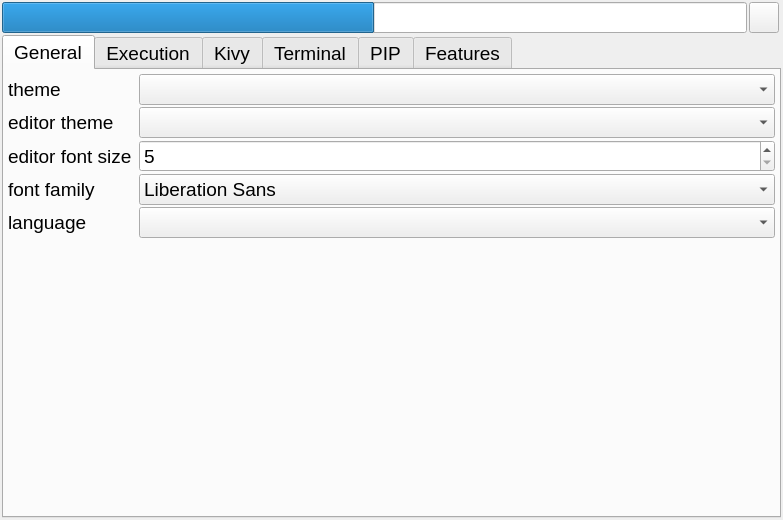
<?xml version="1.0" encoding="UTF-8"?>
<ui version="4.0">
 <class>Form</class>
 <widget class="QWidget" name="Form">
  <property name="geometry">
   <rect>
    <x>0</x>
    <y>0</y>
    <width>783</width>
    <height>520</height>
   </rect>
  </property>
  <property name="font">
   <font>
    <pointsize>14</pointsize>
   </font>
  </property>
  <property name="windowTitle">
   <string>Form</string>
  </property>
  <layout class="QGridLayout" name="gridLayout">
   <property name="leftMargin">
    <number>2</number>
   </property>
   <property name="topMargin">
    <number>2</number>
   </property>
   <property name="rightMargin">
    <number>2</number>
   </property>
   <property name="bottomMargin">
    <number>2</number>
   </property>
   <property name="spacing">
    <number>2</number>
   </property>
   <item row="2" column="0" colspan="3">
    <widget class="QTabWidget" name="tabs">
     <property name="currentIndex">
      <number>0</number>
     </property>
     <widget class="QWidget" name="tab_9">
      <attribute name="title">
       <string>General</string>
      </attribute>
      <layout class="QGridLayout" name="gridLayout_10">
       <property name="leftMargin">
        <number>4</number>
       </property>
       <property name="topMargin">
        <number>4</number>
       </property>
       <property name="rightMargin">
        <number>4</number>
       </property>
       <property name="bottomMargin">
        <number>4</number>
       </property>
       <property name="spacing">
        <number>2</number>
       </property>
       <item row="3" column="1">
        <widget class="QSpinBox" name="edf_size">
         <property name="minimumSize">
          <size>
           <width>110</width>
           <height>25</height>
          </size>
         </property>
         <property name="minimum">
          <number>5</number>
         </property>
         <property name="maximum">
          <number>100</number>
         </property>
        </widget>
       </item>
       <item row="6" column="0" colspan="2">
        <spacer name="verticalSpacer_4">
         <property name="orientation">
          <enum>Qt::Vertical</enum>
         </property>
         <property name="sizeHint" stdset="0">
          <size>
           <width>20</width>
           <height>40</height>
          </size>
         </property>
        </spacer>
       </item>
       <item row="0" column="0">
        <widget class="QLabel" name="label_8">
         <property name="sizePolicy">
          <sizepolicy hsizetype="Fixed" vsizetype="Preferred">
           <horstretch>0</horstretch>
           <verstretch>0</verstretch>
          </sizepolicy>
         </property>
         <property name="minimumSize">
          <size>
           <width>100</width>
           <height>0</height>
          </size>
         </property>
         <property name="text">
          <string>theme</string>
         </property>
        </widget>
       </item>
       <item row="4" column="0">
        <widget class="QLabel" name="label_10">
         <property name="text">
          <string>font family</string>
         </property>
        </widget>
       </item>
       <item row="4" column="1">
        <widget class="QFontComboBox" name="ed_font">
         <property name="minimumSize">
          <size>
           <width>0</width>
           <height>25</height>
          </size>
         </property>
         <property name="editable">
          <bool>false</bool>
         </property>
        </widget>
       </item>
       <item row="2" column="0">
        <widget class="QLabel" name="label_11">
         <property name="sizePolicy">
          <sizepolicy hsizetype="Fixed" vsizetype="Preferred">
           <horstretch>0</horstretch>
           <verstretch>0</verstretch>
          </sizepolicy>
         </property>
         <property name="minimumSize">
          <size>
           <width>100</width>
           <height>0</height>
          </size>
         </property>
         <property name="text">
          <string>editor theme</string>
         </property>
        </widget>
       </item>
       <item row="2" column="1">
        <widget class="QComboBox" name="editor_theme">
         <property name="minimumSize">
          <size>
           <width>0</width>
           <height>25</height>
          </size>
         </property>
        </widget>
       </item>
       <item row="0" column="1">
        <widget class="QComboBox" name="theme">
         <property name="minimumSize">
          <size>
           <width>0</width>
           <height>25</height>
          </size>
         </property>
        </widget>
       </item>
       <item row="3" column="0">
        <widget class="QLabel" name="label_9">
         <property name="text">
          <string>editor font size </string>
         </property>
        </widget>
       </item>
       <item row="5" column="0">
        <widget class="QLabel" name="label_12">
         <property name="text">
          <string>language</string>
         </property>
        </widget>
       </item>
       <item row="5" column="1">
        <widget class="QComboBox" name="language">
         <property name="minimumSize">
          <size>
           <width>0</width>
           <height>25</height>
          </size>
         </property>
        </widget>
       </item>
      </layout>
     </widget>
     <widget class="QWidget" name="tab">
      <attribute name="title">
       <string>Execution</string>
      </attribute>
      <layout class="QGridLayout" name="gridLayout_2">
       <property name="leftMargin">
        <number>4</number>
       </property>
       <property name="topMargin">
        <number>4</number>
       </property>
       <property name="rightMargin">
        <number>4</number>
       </property>
       <property name="bottomMargin">
        <number>4</number>
       </property>
       <property name="spacing">
        <number>2</number>
       </property>
       <item row="0" column="2">
        <widget class="QPushButton" name="browse_python">
         <property name="minimumSize">
          <size>
           <width>0</width>
           <height>25</height>
          </size>
         </property>
         <property name="maximumSize">
          <size>
           <width>30</width>
           <height>25</height>
          </size>
         </property>
         <property name="text">
          <string/>
         </property>
        </widget>
       </item>
       <item row="0" column="1">
        <widget class="QLineEdit" name="python_path">
         <property name="minimumSize">
          <size>
           <width>0</width>
           <height>25</height>
          </size>
         </property>
        </widget>
       </item>
       <item row="0" column="0">
        <widget class="QLabel" name="label">
         <property name="minimumSize">
          <size>
           <width>0</width>
           <height>25</height>
          </size>
         </property>
         <property name="text">
          <string>python interpreter</string>
         </property>
        </widget>
       </item>
       <item row="3" column="0" colspan="3">
        <spacer name="verticalSpacer">
         <property name="orientation">
          <enum>Qt::Vertical</enum>
         </property>
         <property name="sizeHint" stdset="0">
          <size>
           <width>20</width>
           <height>40</height>
          </size>
         </property>
        </spacer>
       </item>
      </layout>
     </widget>
     <widget class="QWidget" name="tab_2">
      <attribute name="title">
       <string>Kivy</string>
      </attribute>
      <layout class="QGridLayout" name="gridLayout_6">
       <property name="leftMargin">
        <number>4</number>
       </property>
       <property name="topMargin">
        <number>4</number>
       </property>
       <property name="rightMargin">
        <number>4</number>
       </property>
       <property name="bottomMargin">
        <number>4</number>
       </property>
       <property name="spacing">
        <number>2</number>
       </property>
       <item row="0" column="0">
        <widget class="QLabel" name="label_2">
         <property name="text">
          <string>window resolution</string>
         </property>
        </widget>
       </item>
       <item row="0" column="3">
        <widget class="QSpinBox" name="winy">
         <property name="minimumSize">
          <size>
           <width>119</width>
           <height>25</height>
          </size>
         </property>
         <property name="maximum">
          <number>1024</number>
         </property>
        </widget>
       </item>
       <item row="0" column="2">
        <widget class="QLabel" name="label_3">
         <property name="maximumSize">
          <size>
           <width>20</width>
           <height>16777215</height>
          </size>
         </property>
         <property name="text">
          <string>X</string>
         </property>
         <property name="alignment">
          <set>Qt::AlignCenter</set>
         </property>
        </widget>
       </item>
       <item row="0" column="1">
        <widget class="QSpinBox" name="winx">
         <property name="minimumSize">
          <size>
           <width>119</width>
           <height>25</height>
          </size>
         </property>
         <property name="maximum">
          <number>1024</number>
         </property>
        </widget>
       </item>
       <item row="1" column="0" colspan="4">
        <widget class="QTabWidget" name="kv_tabs">
         <property name="currentIndex">
          <number>0</number>
         </property>
         <widget class="QWidget" name="tab_4">
          <attribute name="title">
           <string>Properties</string>
          </attribute>
          <layout class="QGridLayout" name="gridLayout_3">
           <property name="leftMargin">
            <number>0</number>
           </property>
           <property name="topMargin">
            <number>0</number>
           </property>
           <property name="rightMargin">
            <number>0</number>
           </property>
           <property name="bottomMargin">
            <number>0</number>
           </property>
           <property name="spacing">
            <number>0</number>
           </property>
           <item row="0" column="0">
            <widget class="QFrame" name="gridFrame">
             <layout class="QGridLayout" name="container">
              <property name="leftMargin">
               <number>2</number>
              </property>
              <property name="topMargin">
               <number>2</number>
              </property>
              <property name="rightMargin">
               <number>2</number>
              </property>
              <property name="bottomMargin">
               <number>2</number>
              </property>
              <property name="spacing">
               <number>2</number>
              </property>
              <item row="1" column="0" colspan="4">
               <widget class="QTreeWidget" name="kv_props">
                <property name="focusPolicy">
                 <enum>Qt::NoFocus</enum>
                </property>
                <property name="frameShape">
                 <enum>QFrame::NoFrame</enum>
                </property>
                <property name="verticalScrollBarPolicy">
                 <enum>Qt::ScrollBarAlwaysOff</enum>
                </property>
                <property name="horizontalScrollBarPolicy">
                 <enum>Qt::ScrollBarAlwaysOff</enum>
                </property>
                <property name="selectionMode">
                 <enum>QAbstractItemView::ExtendedSelection</enum>
                </property>
                <property name="indentation">
                 <number>0</number>
                </property>
                <property name="headerHidden">
                 <bool>true</bool>
                </property>
                <property name="type" stdset="0">
                 <string>cont</string>
                </property>
                <attribute name="headerDefaultSectionSize">
                 <number>300</number>
                </attribute>
                <column>
                 <property name="text">
                  <string notr="true">property</string>
                 </property>
                </column>
                <column>
                 <property name="text">
                  <string>type</string>
                 </property>
                </column>
               </widget>
              </item>
              <item row="0" column="3">
               <widget class="QPushButton" name="add_prop">
                <property name="minimumSize">
                 <size>
                  <width>30</width>
                  <height>25</height>
                 </size>
                </property>
                <property name="maximumSize">
                 <size>
                  <width>30</width>
                  <height>25</height>
                 </size>
                </property>
                <property name="text">
                 <string/>
                </property>
                <property name="iconSize">
                 <size>
                  <width>25</width>
                  <height>25</height>
                 </size>
                </property>
               </widget>
              </item>
              <item row="0" column="2">
               <widget class="QPushButton" name="minus_prop">
                <property name="minimumSize">
                 <size>
                  <width>30</width>
                  <height>25</height>
                 </size>
                </property>
                <property name="maximumSize">
                 <size>
                  <width>30</width>
                  <height>25</height>
                 </size>
                </property>
                <property name="text">
                 <string/>
                </property>
                <property name="iconSize">
                 <size>
                  <width>25</width>
                  <height>25</height>
                 </size>
                </property>
               </widget>
              </item>
              <item row="0" column="0" colspan="2">
               <spacer name="horizontalSpacer_2">
                <property name="orientation">
                 <enum>Qt::Horizontal</enum>
                </property>
                <property name="sizeHint" stdset="0">
                 <size>
                  <width>40</width>
                  <height>20</height>
                 </size>
                </property>
               </spacer>
              </item>
             </layout>
            </widget>
           </item>
          </layout>
         </widget>
         <widget class="QWidget" name="tab_6">
          <attribute name="title">
           <string>Classes</string>
          </attribute>
          <layout class="QGridLayout" name="gridLayout_4">
           <property name="leftMargin">
            <number>0</number>
           </property>
           <property name="topMargin">
            <number>0</number>
           </property>
           <property name="rightMargin">
            <number>0</number>
           </property>
           <property name="bottomMargin">
            <number>0</number>
           </property>
           <property name="spacing">
            <number>0</number>
           </property>
           <item row="0" column="0">
            <widget class="QFrame" name="gridFrame_2">
             <layout class="QGridLayout" name="container_2">
              <property name="leftMargin">
               <number>2</number>
              </property>
              <property name="topMargin">
               <number>2</number>
              </property>
              <property name="rightMargin">
               <number>2</number>
              </property>
              <property name="bottomMargin">
               <number>2</number>
              </property>
              <property name="spacing">
               <number>2</number>
              </property>
              <item row="0" column="0">
               <spacer name="horizontalSpacer">
                <property name="orientation">
                 <enum>Qt::Horizontal</enum>
                </property>
                <property name="sizeHint" stdset="0">
                 <size>
                  <width>40</width>
                  <height>20</height>
                 </size>
                </property>
               </spacer>
              </item>
              <item row="0" column="1">
               <widget class="QPushButton" name="minus_cls">
                <property name="minimumSize">
                 <size>
                  <width>30</width>
                  <height>25</height>
                 </size>
                </property>
                <property name="maximumSize">
                 <size>
                  <width>30</width>
                  <height>25</height>
                 </size>
                </property>
                <property name="text">
                 <string/>
                </property>
                <property name="iconSize">
                 <size>
                  <width>25</width>
                  <height>25</height>
                 </size>
                </property>
               </widget>
              </item>
              <item row="0" column="2">
               <widget class="QPushButton" name="add_cls">
                <property name="minimumSize">
                 <size>
                  <width>30</width>
                  <height>25</height>
                 </size>
                </property>
                <property name="maximumSize">
                 <size>
                  <width>30</width>
                  <height>25</height>
                 </size>
                </property>
                <property name="text">
                 <string/>
                </property>
                <property name="iconSize">
                 <size>
                  <width>25</width>
                  <height>25</height>
                 </size>
                </property>
               </widget>
              </item>
              <item row="1" column="0" colspan="3">
               <widget class="QTreeWidget" name="kv_classes">
                <property name="focusPolicy">
                 <enum>Qt::NoFocus</enum>
                </property>
                <property name="frameShape">
                 <enum>QFrame::NoFrame</enum>
                </property>
                <property name="verticalScrollBarPolicy">
                 <enum>Qt::ScrollBarAlwaysOff</enum>
                </property>
                <property name="selectionMode">
                 <enum>QAbstractItemView::ExtendedSelection</enum>
                </property>
                <property name="headerHidden">
                 <bool>true</bool>
                </property>
                <property name="type" stdset="0">
                 <string>container</string>
                </property>
                <column>
                 <property name="text">
                  <string notr="true">1</string>
                 </property>
                </column>
               </widget>
              </item>
             </layout>
            </widget>
           </item>
          </layout>
         </widget>
         <widget class="QWidget" name="tab_5">
          <attribute name="title">
           <string>Keywords</string>
          </attribute>
          <layout class="QGridLayout" name="gridLayout_5">
           <property name="leftMargin">
            <number>0</number>
           </property>
           <property name="topMargin">
            <number>0</number>
           </property>
           <property name="rightMargin">
            <number>0</number>
           </property>
           <property name="bottomMargin">
            <number>0</number>
           </property>
           <property name="spacing">
            <number>0</number>
           </property>
           <item row="0" column="0">
            <widget class="QFrame" name="gridFrame_3">
             <layout class="QGridLayout" name="container_3">
              <property name="leftMargin">
               <number>2</number>
              </property>
              <property name="topMargin">
               <number>2</number>
              </property>
              <property name="rightMargin">
               <number>2</number>
              </property>
              <property name="bottomMargin">
               <number>2</number>
              </property>
              <property name="spacing">
               <number>2</number>
              </property>
              <item row="0" column="2">
               <widget class="QPushButton" name="add_keyw">
                <property name="minimumSize">
                 <size>
                  <width>30</width>
                  <height>25</height>
                 </size>
                </property>
                <property name="maximumSize">
                 <size>
                  <width>30</width>
                  <height>25</height>
                 </size>
                </property>
                <property name="text">
                 <string/>
                </property>
                <property name="iconSize">
                 <size>
                  <width>25</width>
                  <height>25</height>
                 </size>
                </property>
               </widget>
              </item>
              <item row="0" column="1">
               <widget class="QPushButton" name="minus_keyw">
                <property name="minimumSize">
                 <size>
                  <width>30</width>
                  <height>25</height>
                 </size>
                </property>
                <property name="maximumSize">
                 <size>
                  <width>30</width>
                  <height>25</height>
                 </size>
                </property>
                <property name="text">
                 <string/>
                </property>
                <property name="iconSize">
                 <size>
                  <width>25</width>
                  <height>25</height>
                 </size>
                </property>
               </widget>
              </item>
              <item row="0" column="0">
               <spacer name="horizontalSpacer_3">
                <property name="orientation">
                 <enum>Qt::Horizontal</enum>
                </property>
                <property name="sizeHint" stdset="0">
                 <size>
                  <width>40</width>
                  <height>20</height>
                 </size>
                </property>
               </spacer>
              </item>
              <item row="1" column="0" colspan="3">
               <widget class="QTreeWidget" name="kv_keywords">
                <property name="focusPolicy">
                 <enum>Qt::NoFocus</enum>
                </property>
                <property name="frameShape">
                 <enum>QFrame::NoFrame</enum>
                </property>
                <property name="verticalScrollBarPolicy">
                 <enum>Qt::ScrollBarAlwaysOff</enum>
                </property>
                <property name="selectionMode">
                 <enum>QAbstractItemView::ExtendedSelection</enum>
                </property>
                <property name="headerHidden">
                 <bool>true</bool>
                </property>
                <property name="type" stdset="0">
                 <string>container</string>
                </property>
                <column>
                 <property name="text">
                  <string notr="true">1</string>
                 </property>
                </column>
               </widget>
              </item>
             </layout>
            </widget>
           </item>
          </layout>
         </widget>
        </widget>
       </item>
      </layout>
     </widget>
     <widget class="QWidget" name="tab_3">
      <attribute name="title">
       <string>Terminal</string>
      </attribute>
      <layout class="QGridLayout" name="gridLayout_7">
       <property name="leftMargin">
        <number>4</number>
       </property>
       <property name="topMargin">
        <number>4</number>
       </property>
       <property name="rightMargin">
        <number>4</number>
       </property>
       <property name="bottomMargin">
        <number>4</number>
       </property>
       <property name="spacing">
        <number>2</number>
       </property>
       <item row="2" column="1">
        <widget class="QLineEdit" name="xterm_path">
         <property name="minimumSize">
          <size>
           <width>0</width>
           <height>25</height>
          </size>
         </property>
        </widget>
       </item>
       <item row="2" column="0">
        <widget class="QLabel" name="label_7">
         <property name="text">
          <string>xterm</string>
         </property>
        </widget>
       </item>
       <item row="2" column="2">
        <widget class="QPushButton" name="browse_xterm">
         <property name="minimumSize">
          <size>
           <width>0</width>
           <height>25</height>
          </size>
         </property>
         <property name="maximumSize">
          <size>
           <width>30</width>
           <height>25</height>
          </size>
         </property>
         <property name="text">
          <string/>
         </property>
        </widget>
       </item>
       <item row="0" column="1" colspan="2">
        <widget class="QFontComboBox" name="term_font">
         <property name="minimumSize">
          <size>
           <width>0</width>
           <height>25</height>
          </size>
         </property>
         <property name="editable">
          <bool>false</bool>
         </property>
        </widget>
       </item>
       <item row="0" column="0">
        <widget class="QLabel" name="label_5">
         <property name="text">
          <string>font name</string>
         </property>
        </widget>
       </item>
       <item row="1" column="0">
        <widget class="QLabel" name="label_6">
         <property name="text">
          <string>font size</string>
         </property>
        </widget>
       </item>
       <item row="3" column="0" colspan="3">
        <spacer name="verticalSpacer_2">
         <property name="orientation">
          <enum>Qt::Vertical</enum>
         </property>
         <property name="sizeHint" stdset="0">
          <size>
           <width>20</width>
           <height>40</height>
          </size>
         </property>
        </spacer>
       </item>
       <item row="1" column="1" colspan="2">
        <widget class="QSpinBox" name="term_font_size">
         <property name="minimumSize">
          <size>
           <width>102</width>
           <height>25</height>
          </size>
         </property>
        </widget>
       </item>
      </layout>
     </widget>
     <widget class="QWidget" name="tab_7">
      <attribute name="title">
       <string>PIP</string>
      </attribute>
      <layout class="QGridLayout" name="gridLayout_8">
       <property name="leftMargin">
        <number>2</number>
       </property>
       <property name="topMargin">
        <number>2</number>
       </property>
       <property name="rightMargin">
        <number>2</number>
       </property>
       <property name="bottomMargin">
        <number>2</number>
       </property>
       <property name="spacing">
        <number>2</number>
       </property>
       <item row="1" column="0" colspan="2">
        <widget class="QTreeWidget" name="pips">
         <property name="focusPolicy">
          <enum>Qt::NoFocus</enum>
         </property>
         <property name="frameShape">
          <enum>QFrame::NoFrame</enum>
         </property>
         <property name="verticalScrollBarPolicy">
          <enum>Qt::ScrollBarAlwaysOff</enum>
         </property>
         <property name="selectionMode">
          <enum>QAbstractItemView::ExtendedSelection</enum>
         </property>
         <property name="indentation">
          <number>0</number>
         </property>
         <property name="headerHidden">
          <bool>true</bool>
         </property>
         <property name="type" stdset="0">
          <string>cont</string>
         </property>
         <attribute name="headerDefaultSectionSize">
          <number>300</number>
         </attribute>
         <column>
          <property name="text">
           <string notr="true">property</string>
          </property>
         </column>
         <column>
          <property name="text">
           <string>type</string>
          </property>
         </column>
        </widget>
       </item>
       <item row="0" column="1">
        <widget class="QPushButton" name="pip_install">
         <property name="minimumSize">
          <size>
           <width>30</width>
           <height>25</height>
          </size>
         </property>
         <property name="maximumSize">
          <size>
           <width>30</width>
           <height>25</height>
          </size>
         </property>
         <property name="text">
          <string/>
         </property>
        </widget>
       </item>
       <item row="0" column="0">
        <widget class="QLineEdit" name="pip_search">
         <property name="minimumSize">
          <size>
           <width>0</width>
           <height>25</height>
          </size>
         </property>
         <property name="placeholderText">
          <string>search (regex supported)</string>
         </property>
        </widget>
       </item>
      </layout>
     </widget>
     <widget class="QWidget" name="tab_8">
      <attribute name="title">
       <string>Features</string>
      </attribute>
      <layout class="QGridLayout" name="gridLayout_9">
       <property name="leftMargin">
        <number>4</number>
       </property>
       <property name="topMargin">
        <number>4</number>
       </property>
       <property name="rightMargin">
        <number>4</number>
       </property>
       <property name="bottomMargin">
        <number>4</number>
       </property>
       <property name="horizontalSpacing">
        <number>8</number>
       </property>
       <property name="verticalSpacing">
        <number>2</number>
       </property>
       <item row="7" column="0">
        <widget class="QLabel" name="label_4">
         <property name="minimumSize">
          <size>
           <width>0</width>
           <height>20</height>
          </size>
         </property>
         <property name="text">
          <string>Activating features increases memory usage; note that memory usage correlates with the number of lines in your code.</string>
         </property>
         <property name="wordWrap">
          <bool>true</bool>
         </property>
        </widget>
       </item>
       <item row="3" column="0">
        <widget class="QCheckBox" name="point_errors">
         <property name="minimumSize">
          <size>
           <width>0</width>
           <height>25</height>
          </size>
         </property>
         <property name="styleSheet">
          <string notr="true">border-right: 2px solid red;</string>
         </property>
         <property name="text">
          <string>highlight errors (squiggle underline)</string>
         </property>
        </widget>
       </item>
       <item row="2" column="0">
        <widget class="QCheckBox" name="embed_window">
         <property name="minimumSize">
          <size>
           <width>0</width>
           <height>25</height>
          </size>
         </property>
         <property name="styleSheet">
          <string notr="true">border-right: 2px solid yellow;</string>
         </property>
         <property name="text">
          <string>embed Kivy window as tab</string>
         </property>
        </widget>
       </item>
       <item row="1" column="0">
        <widget class="QCheckBox" name="display_icons">
         <property name="minimumSize">
          <size>
           <width>0</width>
           <height>25</height>
          </size>
         </property>
         <property name="styleSheet">
          <string notr="true">border-right: 2px solid green;</string>
         </property>
         <property name="text">
          <string>display icons in inspector</string>
         </property>
        </widget>
       </item>
       <item row="4" column="0">
        <widget class="QCheckBox" name="detect_pos">
         <property name="minimumSize">
          <size>
           <width>0</width>
           <height>25</height>
          </size>
         </property>
         <property name="styleSheet">
          <string notr="true">border-right: 2px solid green;</string>
         </property>
         <property name="text">
          <string>auto detect kivy item from text cursor position</string>
         </property>
        </widget>
       </item>
       <item row="0" column="0">
        <widget class="QCheckBox" name="autocomplete">
         <property name="minimumSize">
          <size>
           <width>0</width>
           <height>25</height>
          </size>
         </property>
         <property name="styleSheet">
          <string notr="true">border-right: 2px solid yellow;</string>
         </property>
         <property name="text">
          <string>autocomplete</string>
         </property>
        </widget>
       </item>
       <item row="6" column="0">
        <spacer name="verticalSpacer_3">
         <property name="orientation">
          <enum>Qt::Vertical</enum>
         </property>
         <property name="sizeHint" stdset="0">
          <size>
           <width>20</width>
           <height>40</height>
          </size>
         </property>
        </spacer>
       </item>
       <item row="5" column="0">
        <widget class="QCheckBox" name="code_analyse">
         <property name="minimumSize">
          <size>
           <width>0</width>
           <height>25</height>
          </size>
         </property>
         <property name="styleSheet">
          <string notr="true">border-right: 2px solid yellow;</string>
         </property>
         <property name="text">
          <string>real-time code analyse</string>
         </property>
        </widget>
       </item>
      </layout>
     </widget>
    </widget>
   </item>
   <item row="1" column="0">
    <widget class="QProgressBar" name="progress">
     <property name="value">
      <number>50</number>
     </property>
     <property name="textVisible">
      <bool>false</bool>
     </property>
     <property name="invertedAppearance">
      <bool>false</bool>
     </property>
     <property name="format">
      <string>%p%</string>
     </property>
    </widget>
   </item>
   <item row="1" column="1">
    <widget class="QPushButton" name="save">
     <property name="minimumSize">
      <size>
       <width>25</width>
       <height>25</height>
      </size>
     </property>
     <property name="maximumSize">
      <size>
       <width>30</width>
       <height>16777215</height>
      </size>
     </property>
     <property name="text">
      <string/>
     </property>
     <property name="type" stdset="0">
      <string>icon-button</string>
     </property>
    </widget>
   </item>
  </layout>
 </widget>
 <resources/>
 <connections/>
</ui>
